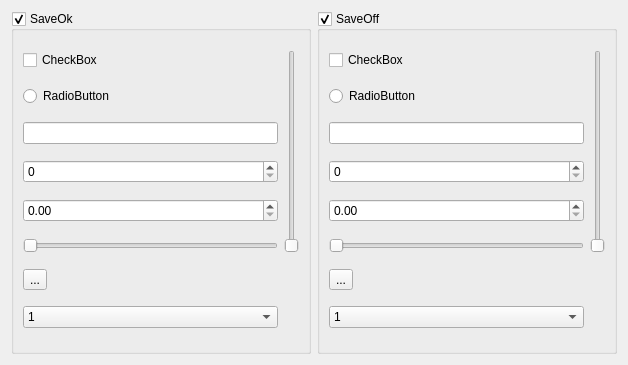
<?xml version="1.0" encoding="UTF-8"?>
<ui version="4.0">
 <class>Widget</class>
 <widget class="QWidget" name="Widget">
  <property name="geometry">
   <rect>
    <x>0</x>
    <y>0</y>
    <width>628</width>
    <height>365</height>
   </rect>
  </property>
  <property name="windowTitle">
   <string>Form</string>
  </property>
  <layout class="QGridLayout" name="gridLayout_3">
   <item row="0" column="0">
    <widget class="QGroupBox" name="groupBox">
     <property name="title">
      <string>SaveOk</string>
     </property>
     <property name="checkable">
      <bool>true</bool>
     </property>
     <layout class="QGridLayout" name="gridLayout">
      <item row="0" column="0">
       <widget class="QCheckBox" name="checkBox">
        <property name="text">
         <string>CheckBox</string>
        </property>
       </widget>
      </item>
      <item row="0" column="1" rowspan="6">
       <widget class="QSlider" name="verticalSlider">
        <property name="orientation">
         <enum>Qt::Vertical</enum>
        </property>
       </widget>
      </item>
      <item row="1" column="0">
       <widget class="QRadioButton" name="radioButton">
        <property name="text">
         <string>RadioButton</string>
        </property>
       </widget>
      </item>
      <item row="2" column="0">
       <widget class="QLineEdit" name="lineEdit"/>
      </item>
      <item row="3" column="0">
       <widget class="QSpinBox" name="spinBox"/>
      </item>
      <item row="4" column="0">
       <widget class="QDoubleSpinBox" name="doubleSpinBox"/>
      </item>
      <item row="5" column="0">
       <widget class="QSlider" name="horizontalSlider">
        <property name="orientation">
         <enum>Qt::Horizontal</enum>
        </property>
       </widget>
      </item>
      <item row="6" column="0">
       <widget class="QToolButton" name="toolButton">
        <property name="text">
         <string>...</string>
        </property>
        <property name="checkable">
         <bool>true</bool>
        </property>
       </widget>
      </item>
      <item row="7" column="0">
       <widget class="QComboBox" name="comboBox">
        <item>
         <property name="text">
          <string>1</string>
         </property>
        </item>
        <item>
         <property name="text">
          <string>2</string>
         </property>
        </item>
        <item>
         <property name="text">
          <string>3</string>
         </property>
        </item>
       </widget>
      </item>
     </layout>
    </widget>
   </item>
   <item row="0" column="1">
    <widget class="QGroupBox" name="groupBox_2">
     <property name="title">
      <string>SaveOff</string>
     </property>
     <property name="checkable">
      <bool>true</bool>
     </property>
     <layout class="QGridLayout" name="gridLayout_2">
      <item row="0" column="0">
       <widget class="QCheckBox" name="checkBox_2SaveOff">
        <property name="text">
         <string>CheckBox</string>
        </property>
       </widget>
      </item>
      <item row="0" column="1" rowspan="6">
       <widget class="QSlider" name="verticalSlider_2SaveOff">
        <property name="orientation">
         <enum>Qt::Vertical</enum>
        </property>
       </widget>
      </item>
      <item row="1" column="0">
       <widget class="QRadioButton" name="radioButton_2SaveOff">
        <property name="text">
         <string>RadioButton</string>
        </property>
       </widget>
      </item>
      <item row="2" column="0">
       <widget class="QLineEdit" name="lineEdit_2SaveOff"/>
      </item>
      <item row="3" column="0">
       <widget class="QSpinBox" name="spinBox_2SaveOff"/>
      </item>
      <item row="4" column="0">
       <widget class="QDoubleSpinBox" name="doubleSpinBox_2SaveOff"/>
      </item>
      <item row="5" column="0">
       <widget class="QSlider" name="horizontalSlider_2SaveOff">
        <property name="orientation">
         <enum>Qt::Horizontal</enum>
        </property>
       </widget>
      </item>
      <item row="6" column="0">
       <widget class="QToolButton" name="toolButton_2SaveOff">
        <property name="text">
         <string>...</string>
        </property>
        <property name="checkable">
         <bool>true</bool>
        </property>
       </widget>
      </item>
      <item row="7" column="0">
       <widget class="QComboBox" name="comboBox_2SaveOff">
        <item>
         <property name="text">
          <string>1</string>
         </property>
        </item>
        <item>
         <property name="text">
          <string>2</string>
         </property>
        </item>
        <item>
         <property name="text">
          <string>3</string>
         </property>
        </item>
       </widget>
      </item>
     </layout>
    </widget>
   </item>
  </layout>
 </widget>
 <resources/>
 <connections/>
</ui>
